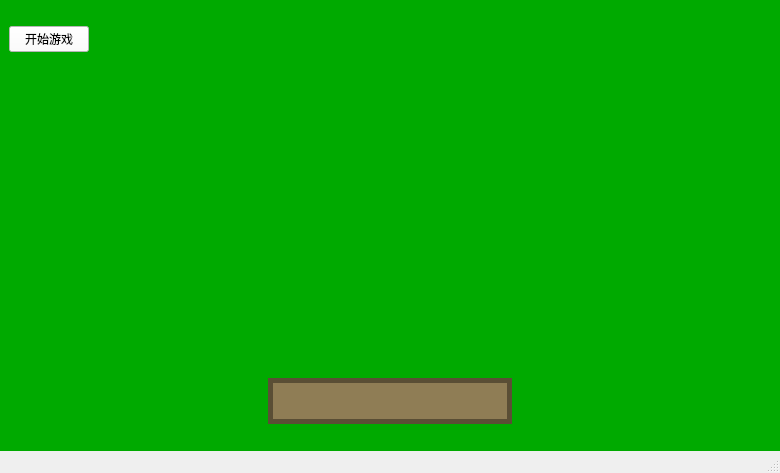
<?xml version="1.0" encoding="UTF-8"?>
<ui version="4.0">
 <class>MainWindow</class>
 <widget class="QMainWindow" name="MainWindow">
  <property name="geometry">
   <rect>
    <x>0</x>
    <y>0</y>
    <width>780</width>
    <height>473</height>
   </rect>
  </property>
  <property name="windowTitle">
   <string>MainWindow</string>
  </property>
  <property name="styleSheet">
   <string notr="true"/>
  </property>
  <widget class="QWidget" name="centralwidget">
   <property name="styleSheet">
    <string notr="true">background-color: rgb(0, 170, 0);</string>
   </property>
   <layout class="QGridLayout" name="gridLayout">
    <item row="0" column="0">
     <layout class="QHBoxLayout" name="horizontalLayout_3">
      <item>
       <widget class="QPushButton" name="beginGameBtn">
        <property name="styleSheet">
         <string notr="true">background-color: rgb(255, 255, 255);</string>
        </property>
        <property name="text">
         <string>开始游戏</string>
        </property>
       </widget>
      </item>
      <item>
       <spacer name="horizontalSpacer_6">
        <property name="orientation">
         <enum>Qt::Horizontal</enum>
        </property>
        <property name="sizeHint" stdset="0">
         <size>
          <width>488</width>
          <height>20</height>
         </size>
        </property>
       </spacer>
      </item>
     </layout>
    </item>
    <item row="1" column="0">
     <layout class="QHBoxLayout" name="horizontalLayout" stretch="1,1,1">
      <item>
       <spacer name="horizontalSpacer">
        <property name="orientation">
         <enum>Qt::Horizontal</enum>
        </property>
        <property name="sizeHint" stdset="0">
         <size>
          <width>118</width>
          <height>20</height>
         </size>
        </property>
       </spacer>
      </item>
      <item>
       <widget class="QWidget" name="goodsWidget" native="true">
        <property name="minimumSize">
         <size>
          <width>280</width>
          <height>280</height>
         </size>
        </property>
        <property name="maximumSize">
         <size>
          <width>280</width>
          <height>280</height>
         </size>
        </property>
        <property name="styleSheet">
         <string notr="true"/>
        </property>
       </widget>
      </item>
      <item>
       <spacer name="horizontalSpacer_2">
        <property name="orientation">
         <enum>Qt::Horizontal</enum>
        </property>
        <property name="sizeHint" stdset="0">
         <size>
          <width>218</width>
          <height>20</height>
         </size>
        </property>
       </spacer>
      </item>
     </layout>
    </item>
    <item row="2" column="0">
     <layout class="QHBoxLayout" name="horizontalLayout_2" stretch="1,1,1">
      <item>
       <spacer name="horizontalSpacer_3">
        <property name="orientation">
         <enum>Qt::Horizontal</enum>
        </property>
        <property name="sizeHint" stdset="0">
         <size>
          <width>138</width>
          <height>20</height>
         </size>
        </property>
       </spacer>
      </item>
      <item>
       <widget class="QWidget" name="deleteWidget" native="true">
        <property name="minimumSize">
         <size>
          <width>244</width>
          <height>46</height>
         </size>
        </property>
        <property name="maximumSize">
         <size>
          <width>244</width>
          <height>46</height>
         </size>
        </property>
        <property name="styleSheet">
         <string notr="true">background-color: rgb(143, 125, 85);
border:5px solid  rgb(90, 78, 53);</string>
        </property>
        <layout class="QGridLayout" name="gridLayout_3">
         <property name="leftMargin">
          <number>0</number>
         </property>
         <property name="topMargin">
          <number>0</number>
         </property>
         <property name="rightMargin">
          <number>0</number>
         </property>
         <property name="bottomMargin">
          <number>0</number>
         </property>
         <property name="spacing">
          <number>0</number>
         </property>
         <item row="0" column="0">
          <layout class="QHBoxLayout" name="horizontalLayout_4"/>
         </item>
        </layout>
       </widget>
      </item>
      <item>
       <spacer name="horizontalSpacer_4">
        <property name="orientation">
         <enum>Qt::Horizontal</enum>
        </property>
        <property name="sizeHint" stdset="0">
         <size>
          <width>158</width>
          <height>20</height>
         </size>
        </property>
       </spacer>
      </item>
     </layout>
    </item>
   </layout>
  </widget>
  <widget class="QStatusBar" name="statusbar"/>
  <action name="actionbegin">
   <property name="text">
    <string>begin</string>
   </property>
  </action>
 </widget>
 <resources/>
 <connections/>
</ui>
